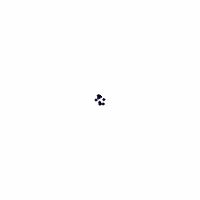
Frame 1 (no input)
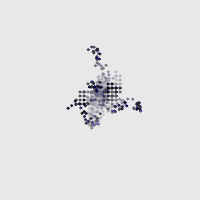
Frame 60 (no input)
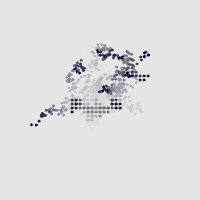
Frame 120 (the mouse pressed at the canvas centre since frame 60)

The p5.js sketch that drew these frames (run headless with seeded random() and noise() and a simulated clock; from frame 60 on, the mouse is pressed at the canvas centre):

// p5.js sketch
// ── sketch.js

let balls = [];


function setup() {
  createCanvas(200, 200); 
  
  
  for (let i=0; i<10; i++) {
    let c = color(random(25, 25), 10, 255);
    let x = new Walker(c, random([1, 2]));
    balls.push(x);
  }
  
  
}


function draw() {
  background(220, 10);

  for (let b of balls) {
    b.update();
    b.display();
    b.tick(mouseX, mouseY);
  }
}



// ── Walker.js

class Walker {
  //setup values
  constructor(aColor, moveType) {
  	this.x = width/2;
  	this.y = height/2;
  	this.w = 2;
    this.c = aColor; 
    this.mt = moveType; // 1, 2
  }
  
  update() {

    if (this.mt == 1) this.move1();
    if (this.mt == 2) this.move2();

  }
  
  tick(mx, my) {
    let d = dist(this.x, this.y, mx, my);
    if (d < this.w) {
      this.c = 0;
    }
  }
  
  move1() {
    this.x = this.x + random(-5, 5);
  	this.y = this.y + random(-5, 5);  
  }
  
  move2() {
    let p = random();
    if (p < 0.25) {
      this.x = this.x + 4;
    } else if (p < 0.5) {
      this.x = this.x - 4;
    } else if (p < 0.75) {
      this.y = this.y + 4;
    } else {
      this.y = this.y - 4;
    }
  }
  
  display() {
    //display walker
    fill(this.c);
	ellipse(this.x, this.y, this.w);
  }
}
